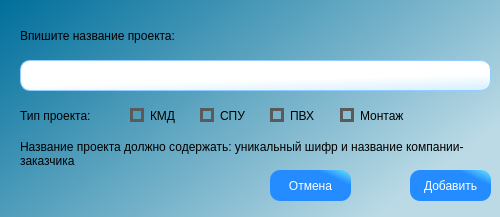
<?xml version="1.0" encoding="UTF-8"?>
<ui version="4.0">
 <class>add_prod_wind</class>
 <widget class="QDialog" name="add_prod_wind">
  <property name="geometry">
   <rect>
    <x>0</x>
    <y>0</y>
    <width>500</width>
    <height>217</height>
   </rect>
  </property>
  <property name="minimumSize">
   <size>
    <width>500</width>
    <height>217</height>
   </size>
  </property>
  <property name="maximumSize">
   <size>
    <width>500</width>
    <height>217</height>
   </size>
  </property>
  <property name="windowTitle">
   <string>Добавление новой продукции</string>
  </property>
  <property name="windowIcon">
   <iconset resource="../../images/images_store.qrc">
    <normaloff>:/table/tables/add_db.png</normaloff>:/table/tables/add_db.png</iconset>
  </property>
  <property name="styleSheet">
   <string notr="true">QDialog{
     background:qlineargradient(spread:pad, x1:0, y1:0, x2:1, y2:0.574, stop:0 rgba(0, 111, 155, 255), stop:1 rgba(187, 218, 230, 248));
}</string>
  </property>
  <widget class="QPushButton" name="cnsl_btn">
   <property name="geometry">
    <rect>
     <x>270</x>
     <y>170</y>
     <width>81</width>
     <height>31</height>
    </rect>
   </property>
   <property name="styleSheet">
    <string notr="true">QPushButton{
     background-color: qlineargradient(spread:pad, x1:0.75, y1:0.204545, x2:1, y2:0, stop:0 rgba(36, 140, 255, 255), stop:1 rgba(106, 232, 255, 255));
     border-style: outset;
     border-radius: 10px;
     font: 10pt &quot;Times New Roman&quot;;
	 color:white;
 }

QPushButton:hover{
     background-color:qlineargradient(spread:reflect, x1:0, y1:0.261, x2:0.989, y2:0, stop:0.267045 rgba(255, 0, 0, 255), stop:1 rgba(255, 255, 255, 255));
     border-style: inset;
     font: 12pt &quot;Times New Roman&quot;;
	 color:black;
 }</string>
   </property>
   <property name="text">
    <string>Отмена</string>
   </property>
   <property name="autoDefault">
    <bool>false</bool>
   </property>
  </widget>
  <widget class="QLabel" name="label_main">
   <property name="geometry">
    <rect>
     <x>20</x>
     <y>20</y>
     <width>461</width>
     <height>31</height>
    </rect>
   </property>
   <property name="styleSheet">
    <string notr="true">font: 75 16pt &quot;Times New Roman&quot;;</string>
   </property>
   <property name="text">
    <string>Впишите название проекта:</string>
   </property>
   <property name="alignment">
    <set>Qt::AlignLeading|Qt::AlignLeft|Qt::AlignVCenter</set>
   </property>
  </widget>
  <widget class="QPushButton" name="add_btn_2">
   <property name="geometry">
    <rect>
     <x>410</x>
     <y>170</y>
     <width>81</width>
     <height>31</height>
    </rect>
   </property>
   <property name="styleSheet">
    <string notr="true">QPushButton{
     background-color: qlineargradient(spread:pad, x1:0.75, y1:0.204545, x2:1, y2:0, stop:0 rgba(36, 140, 255, 255), stop:1 rgba(106, 232, 255, 255));
     border-style: outset;
     border-radius: 10px;
     font: 10pt &quot;Times New Roman&quot;;
	 color:white;
 }

QPushButton:hover{
     background-color:qlineargradient(spread:pad, x1:0, y1:0, x2:1, y2:0, stop:0 rgba(0, 171, 0, 255), stop:1 rgba(255, 255, 255, 255));
     border-style: inset;
     font: 12pt &quot;Times New Roman&quot;;
	 color:black;
 }</string>
   </property>
   <property name="text">
    <string>Добавить</string>
   </property>
  </widget>
  <widget class="QTextEdit" name="textEdit_prog">
   <property name="geometry">
    <rect>
     <x>20</x>
     <y>60</y>
     <width>471</width>
     <height>31</height>
    </rect>
   </property>
   <property name="toolTip">
    <string>Введите название проекта</string>
   </property>
   <property name="styleSheet">
    <string notr="true">QTextEdit{
     background-color:qlineargradient(spread:pad, x1:1, y1:1, x2:0.813, y2:0.527727, stop:0 rgba(212, 239, 255, 255), stop:1 rgba(255, 255, 255, 255));
	border : 1px solid;
	border-color:rgb(148, 205, 255);
    border-radius: 10%;
	color:black;
	font: 12pt &quot;Times New Roman&quot;;
 }

QTextEdit:focus{
	border : 2px solid;
     border-color:rgb(137, 198, 255);
	 color:black;
 }</string>
   </property>
  </widget>
  <widget class="QLabel" name="label_main_2">
   <property name="geometry">
    <rect>
     <x>20</x>
     <y>140</y>
     <width>461</width>
     <height>41</height>
    </rect>
   </property>
   <property name="styleSheet">
    <string notr="true">font: 75 12pt &quot;Times New Roman&quot;;</string>
   </property>
   <property name="text">
    <string>Название проекта должно содержать: уникальный шифр и название компании-заказчика</string>
   </property>
   <property name="alignment">
    <set>Qt::AlignLeading|Qt::AlignLeft|Qt::AlignTop</set>
   </property>
   <property name="wordWrap">
    <bool>true</bool>
   </property>
  </widget>
  <widget class="QCheckBox" name="kmd_checkBox">
   <property name="geometry">
    <rect>
     <x>130</x>
     <y>107</y>
     <width>71</width>
     <height>17</height>
    </rect>
   </property>
   <property name="styleSheet">
    <string notr="true">QCheckBox{
font: 14pt &quot;Times New Roman&quot;;
}
QCheckBox::indicator {
    border: 3px solid #5A5A5A;
}
QCheckBox::indicator:unchecked:pressed
{
background-color : green;
}
QCheckBox::indicator:checked {
    image: url(:/table/tables/dialog_ok_apply_icon.png);
	height: 12;
	width: 12;
	 border:1px solid #5A5A5A;
	background-color : white;
}</string>
   </property>
   <property name="text">
    <string>КМД</string>
   </property>
  </widget>
  <widget class="QCheckBox" name="spu_checkBox">
   <property name="geometry">
    <rect>
     <x>200</x>
     <y>107</y>
     <width>71</width>
     <height>17</height>
    </rect>
   </property>
   <property name="styleSheet">
    <string notr="true">QCheckBox{
font: 14pt &quot;Times New Roman&quot;;
}
QCheckBox::indicator {
    border: 3px solid #5A5A5A;
}
QCheckBox::indicator:unchecked:pressed
{
background-color : green;
}
QCheckBox::indicator:checked {
    image: url(:/table/tables/dialog_ok_apply_icon.png);
	height: 12;
	width: 12;
	 border:1px solid #5A5A5A;
	background-color : white;
}</string>
   </property>
   <property name="text">
    <string>СПУ</string>
   </property>
  </widget>
  <widget class="QCheckBox" name="pvh_checkBox">
   <property name="geometry">
    <rect>
     <x>270</x>
     <y>107</y>
     <width>71</width>
     <height>17</height>
    </rect>
   </property>
   <property name="styleSheet">
    <string notr="true">QCheckBox{
font: 14pt &quot;Times New Roman&quot;;
}
QCheckBox::indicator {
    border: 3px solid #5A5A5A;
}
QCheckBox::indicator:unchecked:pressed
{
background-color : green;
}
QCheckBox::indicator:checked {
    image: url(:/table/tables/dialog_ok_apply_icon.png);
	height: 12;
	width: 12;
	 border:1px solid #5A5A5A;
	background-color : white;
}</string>
   </property>
   <property name="text">
    <string>ПВХ</string>
   </property>
  </widget>
  <widget class="QLabel" name="label_main_3">
   <property name="geometry">
    <rect>
     <x>20</x>
     <y>100</y>
     <width>111</width>
     <height>31</height>
    </rect>
   </property>
   <property name="styleSheet">
    <string notr="true">font: 75 14pt &quot;Times New Roman&quot;;</string>
   </property>
   <property name="text">
    <string>Тип проекта:</string>
   </property>
   <property name="alignment">
    <set>Qt::AlignLeading|Qt::AlignLeft|Qt::AlignVCenter</set>
   </property>
  </widget>
  <widget class="QCheckBox" name="montag_checkBox">
   <property name="geometry">
    <rect>
     <x>340</x>
     <y>107</y>
     <width>91</width>
     <height>17</height>
    </rect>
   </property>
   <property name="styleSheet">
    <string notr="true">QCheckBox{
font: 14pt &quot;Times New Roman&quot;;
}
QCheckBox::indicator {
    border: 3px solid #5A5A5A;
}
QCheckBox::indicator:unchecked:pressed
{
background-color : green;
}
QCheckBox::indicator:checked {
    image: url(:/table/tables/dialog_ok_apply_icon.png);
	height: 12;
	width: 12;
	 border:1px solid #5A5A5A;
	background-color : white;
}</string>
   </property>
   <property name="text">
    <string>Монтаж</string>
   </property>
  </widget>
 </widget>
 <resources>
  <include location="../../images/images_store.qrc"/>
 </resources>
 <connections>
  <connection>
   <sender>cnsl_btn</sender>
   <signal>clicked()</signal>
   <receiver>add_prod_wind</receiver>
   <slot>close()</slot>
   <hints>
    <hint type="sourcelabel">
     <x>305</x>
     <y>135</y>
    </hint>
    <hint type="destinationlabel">
     <x>177</x>
     <y>84</y>
    </hint>
   </hints>
  </connection>
 </connections>
</ui>
